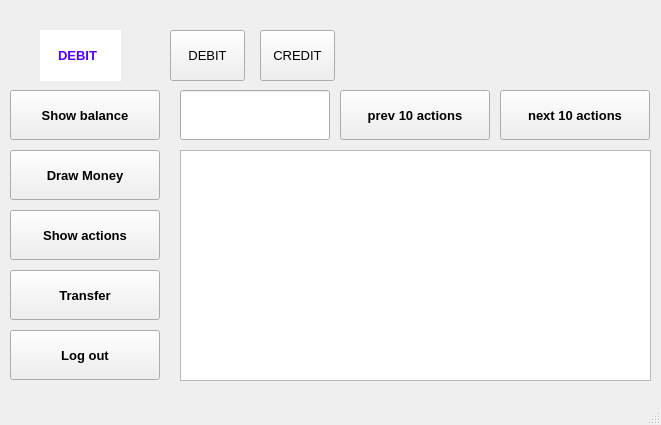
<?xml version="1.0" encoding="UTF-8"?>
<ui version="4.0">
 <class>MainWindow</class>
 <widget class="QMainWindow" name="MainWindow">
  <property name="geometry">
   <rect>
    <x>0</x>
    <y>0</y>
    <width>661</width>
    <height>425</height>
   </rect>
  </property>
  <property name="minimumSize">
   <size>
    <width>661</width>
    <height>425</height>
   </size>
  </property>
  <property name="maximumSize">
   <size>
    <width>661</width>
    <height>425</height>
   </size>
  </property>
  <property name="windowTitle">
   <string>ATM-MAIN</string>
  </property>
  <widget class="QWidget" name="centralwidget">
   <widget class="QPushButton" name="btn_balance">
    <property name="geometry">
     <rect>
      <x>10</x>
      <y>90</y>
      <width>150</width>
      <height>50</height>
     </rect>
    </property>
    <property name="font">
     <font>
      <pointsize>10</pointsize>
      <bold>true</bold>
     </font>
    </property>
    <property name="text">
     <string>Show balance</string>
    </property>
   </widget>
   <widget class="QPushButton" name="btn_drawMoney">
    <property name="geometry">
     <rect>
      <x>10</x>
      <y>150</y>
      <width>150</width>
      <height>50</height>
     </rect>
    </property>
    <property name="font">
     <font>
      <pointsize>10</pointsize>
      <bold>true</bold>
     </font>
    </property>
    <property name="text">
     <string>Draw Money</string>
    </property>
   </widget>
   <widget class="QTextEdit" name="le_actions">
    <property name="geometry">
     <rect>
      <x>180</x>
      <y>150</y>
      <width>471</width>
      <height>231</height>
     </rect>
    </property>
    <property name="minimumSize">
     <size>
      <width>471</width>
      <height>231</height>
     </size>
    </property>
    <property name="font">
     <font>
      <pointsize>14</pointsize>
     </font>
    </property>
   </widget>
   <widget class="QLineEdit" name="le_balance">
    <property name="geometry">
     <rect>
      <x>180</x>
      <y>90</y>
      <width>150</width>
      <height>50</height>
     </rect>
    </property>
    <property name="font">
     <font>
      <pointsize>12</pointsize>
      <bold>true</bold>
     </font>
    </property>
    <property name="text">
     <string/>
    </property>
   </widget>
   <widget class="QPushButton" name="btn_logOut">
    <property name="geometry">
     <rect>
      <x>10</x>
      <y>330</y>
      <width>150</width>
      <height>50</height>
     </rect>
    </property>
    <property name="font">
     <font>
      <pointsize>10</pointsize>
      <bold>true</bold>
     </font>
    </property>
    <property name="text">
     <string>Log out</string>
    </property>
   </widget>
   <widget class="QPushButton" name="btn_10actions">
    <property name="geometry">
     <rect>
      <x>10</x>
      <y>210</y>
      <width>150</width>
      <height>50</height>
     </rect>
    </property>
    <property name="font">
     <font>
      <pointsize>10</pointsize>
      <bold>true</bold>
     </font>
    </property>
    <property name="text">
     <string>Show actions</string>
    </property>
   </widget>
   <widget class="QPushButton" name="btn_Siirto">
    <property name="geometry">
     <rect>
      <x>10</x>
      <y>270</y>
      <width>150</width>
      <height>50</height>
     </rect>
    </property>
    <property name="font">
     <font>
      <pointsize>10</pointsize>
      <bold>true</bold>
     </font>
    </property>
    <property name="text">
     <string>Transfer</string>
    </property>
   </widget>
   <widget class="QPushButton" name="btn_next10actions">
    <property name="geometry">
     <rect>
      <x>500</x>
      <y>90</y>
      <width>150</width>
      <height>50</height>
     </rect>
    </property>
    <property name="font">
     <font>
      <pointsize>10</pointsize>
      <bold>true</bold>
     </font>
    </property>
    <property name="text">
     <string>next 10 actions</string>
    </property>
   </widget>
   <widget class="QPushButton" name="btn_prev10actions">
    <property name="enabled">
     <bool>true</bool>
    </property>
    <property name="geometry">
     <rect>
      <x>340</x>
      <y>90</y>
      <width>150</width>
      <height>50</height>
     </rect>
    </property>
    <property name="font">
     <font>
      <pointsize>10</pointsize>
      <bold>true</bold>
     </font>
    </property>
    <property name="text">
     <string>prev 10 actions</string>
    </property>
   </widget>
   <widget class="QPushButton" name="btn_debit">
    <property name="geometry">
     <rect>
      <x>170</x>
      <y>30</y>
      <width>75</width>
      <height>51</height>
     </rect>
    </property>
    <property name="font">
     <font>
      <pointsize>10</pointsize>
      <bold>false</bold>
     </font>
    </property>
    <property name="text">
     <string>DEBIT</string>
    </property>
   </widget>
   <widget class="QPushButton" name="btn_credit">
    <property name="geometry">
     <rect>
      <x>260</x>
      <y>30</y>
      <width>75</width>
      <height>51</height>
     </rect>
    </property>
    <property name="font">
     <font>
      <pointsize>10</pointsize>
      <bold>false</bold>
     </font>
    </property>
    <property name="text">
     <string>CREDIT</string>
    </property>
   </widget>
   <widget class="QLabel" name="label_cardMode">
    <property name="geometry">
     <rect>
      <x>40</x>
      <y>30</y>
      <width>81</width>
      <height>51</height>
     </rect>
    </property>
    <property name="font">
     <font>
      <pointsize>10</pointsize>
      <bold>true</bold>
     </font>
    </property>
    <property name="styleSheet">
     <string notr="true">color:rgb(85, 0, 255);
background-color: rgb(255, 255, 255);</string>
    </property>
    <property name="text">
     <string>     DEBIT</string>
    </property>
   </widget>
   <widget class="QLabel" name="mainmenulogo">
    <property name="geometry">
     <rect>
      <x>410</x>
      <y>10</y>
      <width>231</width>
      <height>71</height>
     </rect>
    </property>
    <property name="text">
     <string/>
    </property>
   </widget>
  </widget>
  <widget class="QMenuBar" name="menubar">
   <property name="geometry">
    <rect>
     <x>0</x>
     <y>0</y>
     <width>661</width>
     <height>21</height>
    </rect>
   </property>
  </widget>
  <widget class="QStatusBar" name="statusbar"/>
 </widget>
 <resources/>
 <connections/>
</ui>
